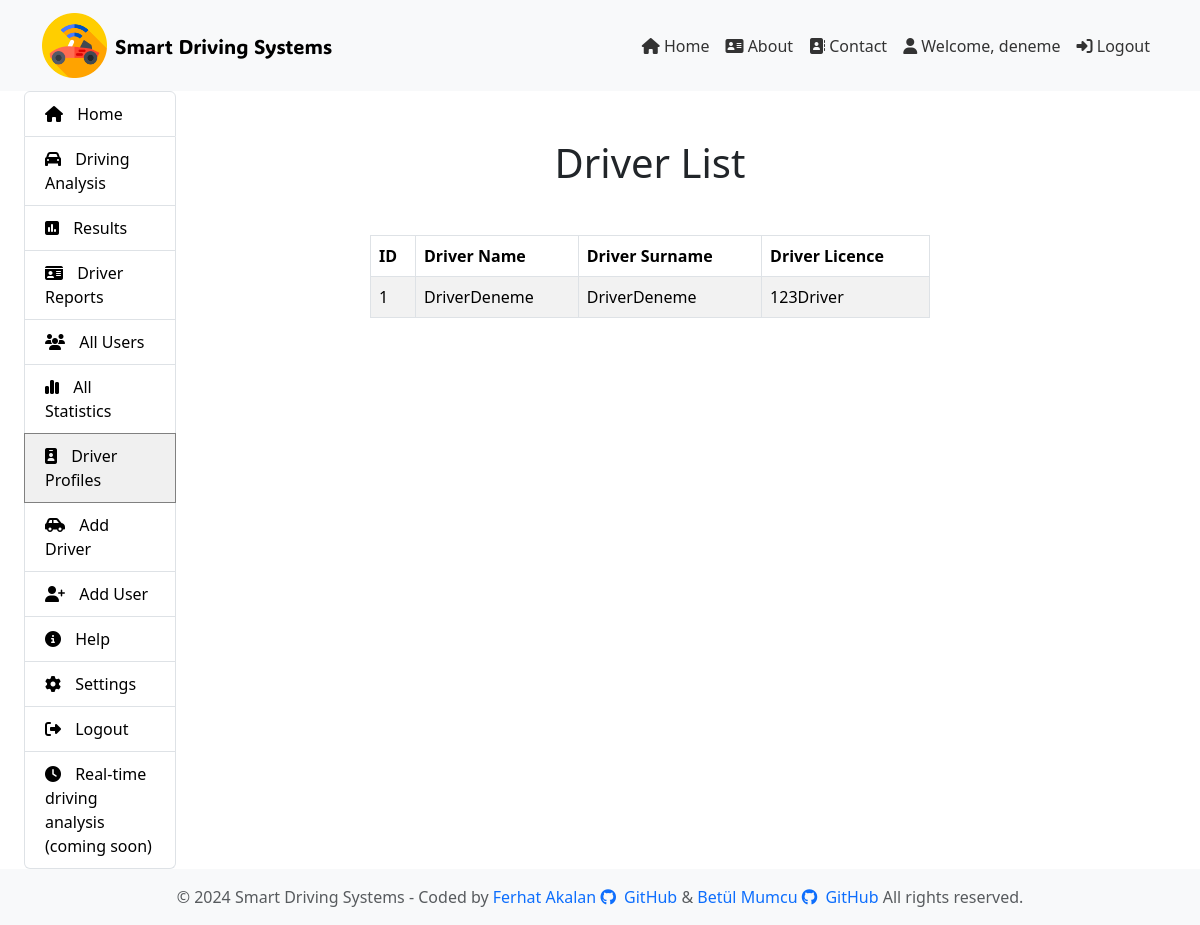
Page /report/drivers/ (signed in) on the earlier database version.
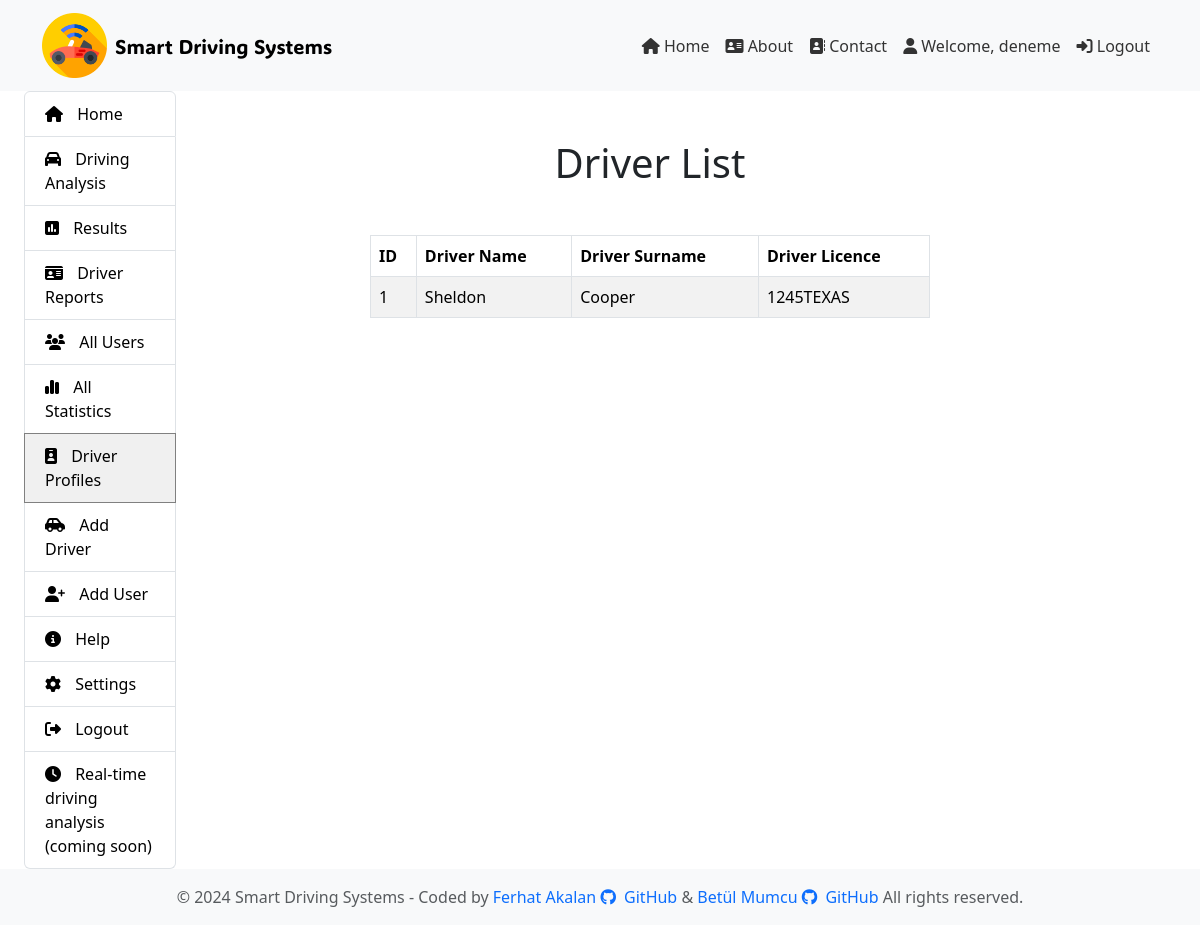
Same page on the later database version.
### report/models.py (models this page shows, shortened)
class Driver(models.Model):
    user = models.ForeignKey(User, on_delete=models.CASCADE)
    driver_name = models.CharField(max_length=100)
    driver_surname = models.CharField(max_length=100)
    driver_licence = models.CharField(max_length=50)

### report/views.py (the view)
# urls.py: path('drivers/', views.driver_list, name='driver_list'),
def driver_list(request):
    drivers = Driver.objects.filter(user=request.user)  # Tüm sürücüleri alır
    return render(request, 'driver-list.html', {'drivers': drivers})

### report/templates/driver-list.html (shortened to what this page needs)
{% extends 'layout.html' %}
{% load static %}
{% block content %}
<!DOCTYPE html>
<html lang="en">
<head>
    <link rel="stylesheet" href="{% static 'css/style.css' %}">
</head>
<body>
<main class="container">
    <div class="row">
        <div class="col-md-8 offset-md-2">
            <h1 class="text-center my-5">Driver List</h1>
            <table class="table table-bordered table-striped table-hover">
                <thead>
                    <tr>
                        <th scope="col">ID</th>
                        <th scope="col">Driver Name</th>
                        <th scope="col">Driver Surname</th>
                        <th scope="col">Driver Licence</th>
                    </tr>
                </thead>
                <tbody>
                    {% for driver in drivers %}
                    <tr>
                        <td>{{ driver.id }}</td>
                        <td>{{ driver.driver_name }}</td>
                        <td>{{ driver.driver_surname }}</td>
                        <td>{{ driver.driver_licence }}</td>
                    </tr>
                    {% endfor %}
                </tbody>
            </table>
        </div>
    </div>
</main>
</body>
</html>
{% endblock %}

Differences in the rows shown:
changed Driver id 1: driver_name "DriverDeneme" → "Sheldon"; driver_surname "DriverDeneme" → "Cooper"; driver_licence "123Driver" → "1245TEXAS"
